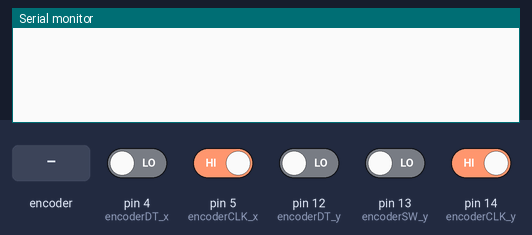
The sketch below on a simulated Arduino Uno, built with avr-gcc and run on an emulated ATmega328P. Shown: the last lines printed to the serial monitor. Inputs (shaded band) come from the test bench; at power-on: pin 5 (encoderCLK_x), pin 14 (encoderCLK_y) HIGH, pin 4 (encoderDT_x), pin 12 (encoderDT_y), pin 13 (encoderSW_y) LOW.

Above: at 1.2 s.
1.3 s: rotary encoder on pin 5 (encoderCLK_x) / pin 4 (encoderDT_x) turned 1 step (first pin leading)
At 2.3 s:
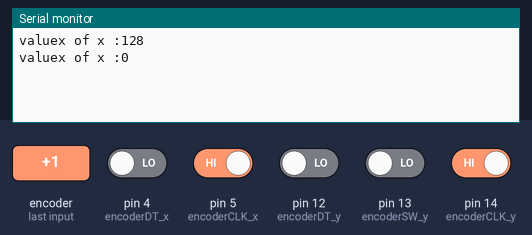
3.0 s: pin 14 (encoderCLK_y) driven LOW
At 4.2 s:
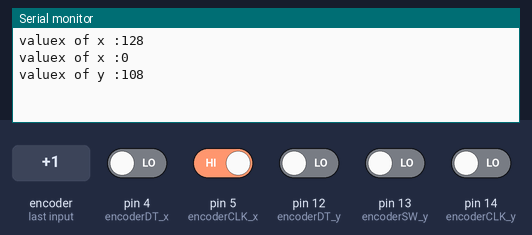
4.5 s: rotary encoder on pin 5 (encoderCLK_x) / pin 4 (encoderDT_x) turned 2 steps (second pin leading)
At 5.8 s:
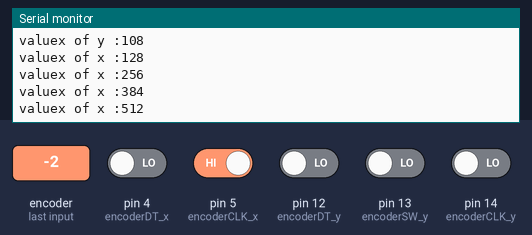
6.4 s: pin 14 (encoderCLK_y) driven HIGH
At 6.8 s:
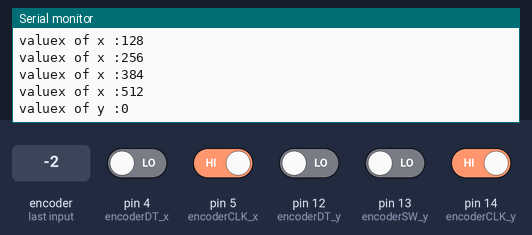
Timing chart, 0 to 8.9 s (numbered marks = the images above; inputs shaded):
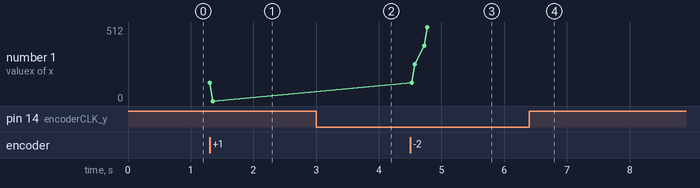

The sketch:

ROTARY_ENCODER_CODE_PER.ino
```cpp
#define encoderCLK_x 5   //D1
#define encoderDT_x 4    //D2
#define encoderSW_x 0    // D3

#define encoderCLK_y 14   //D5
#define encoderDT_y 12    //D6
#define encoderSW_y 13   // D7

int value_x = 0;
int value_y =0;

int crntCLK_x;
int prvsCLK_x;
int SWstate_x=0;

int crntCLK_y;
int prvsCLK_y;
int SWstate_y = 0;


void setup() {

  // Set LEDs and rotary encoder pins as inputs
  pinMode (encoderCLK_x,INPUT);
  pinMode (encoderDT_x,INPUT);
  pinMode (encoderSW_x, INPUT);

  pinMode (encoderCLK_y,INPUT);
  pinMode (encoderDT_y,INPUT);
  pinMode (encoderSW_y, INPUT);

  Serial.begin (9600);

  // Read the initial state of encoderCLK and assign it to prvsCLK variable
  prvsCLK_x = digitalRead(encoderCLK_x);

  prvsCLK_y = digitalRead(encoderCLK_y);

}

void loop() {

  // Read the current state of encoderCLK
  crntCLK_x = digitalRead(encoderCLK_x);
  // Read the state of the encoder's pushbutton value
  SWstate_x = digitalRead(encoderSW_x);

  crntCLK_y = digitalRead(encoderCLK_y);
  // Read the state of the encoder's pushbutton value
  SWstate_y = digitalRead(encoderSW_y);

  // A pulse occurs if the previous and the current state differ
  if (crntCLK_x != prvsCLK_x){
    // If the encoderDT state is different than the encoderCLK state then the rotary encoder is rotating counterclockwise
    if (digitalRead(encoderDT_x) != crntCLK_x) {
      if (SWstate_x == HIGH ){
        value_x -= 128; // Decrease by 137
      }else{
        value_x -= 1280; // Decrease by 1370 for a faster decrease
      }
      if (value_x<0){
        value_x=0;
      }
    }
    else {
      // Encoder is rotating clockwise
      if (SWstate_x == HIGH){
        value_x += 128; // Increase by 137
      }else{
        value_x+=128;
      }
      if (value_x>1920){
        value_x=1920;
      }
    }
    //map(value, 0, 1920, 0, 180); // Map servo angle to match 0-180 degrees
    Serial.print("valuex of x :");
    Serial.println(value_x);


  }
  // Update prvsCLK with the current state
  prvsCLK_x = crntCLK_x;

  if (crntCLK_y != prvsCLK_y){
    // If the encoderDT state is different than the encoderCLK state then the rotary encoder is rotating counterclockwise
    if (digitalRead(encoderDT_y) != crntCLK_y) {
      if (SWstate_y == HIGH ){
        value_y -= 108; // Decrease by 137
      }else{
        value_y -= 1080; // Decrease by 1370 for a faster decrease
      }
      if (value_y<0){
        value_y=0;
      }
    }
    else {
      // Encoder is rotating clockwise
      if (SWstate_y == HIGH){
        value_y += 108; // Increase by 137
      }else{
        value_y+=108;
      }
      if (value_y>1080){
        value_y=1080;
      }
    }
     Serial.print("valuex of y :");
    Serial.println(value_y);
  }

 prvsCLK_y = crntCLK_y;
}
```

Measured:
- after the input at 1.3 s, the serial monitor: prints a new line at once (image 1)
- after the input at 3.0 s, the serial monitor: prints a new line at once (image 2)
- after the input at 4.5 s, the serial monitor: prints a new line at once (image 3)
- after the input at 6.4 s, the serial monitor: prints a new line at once (image 4)
- plotted number 1: 0 → 512 after the input at 4.5 s
